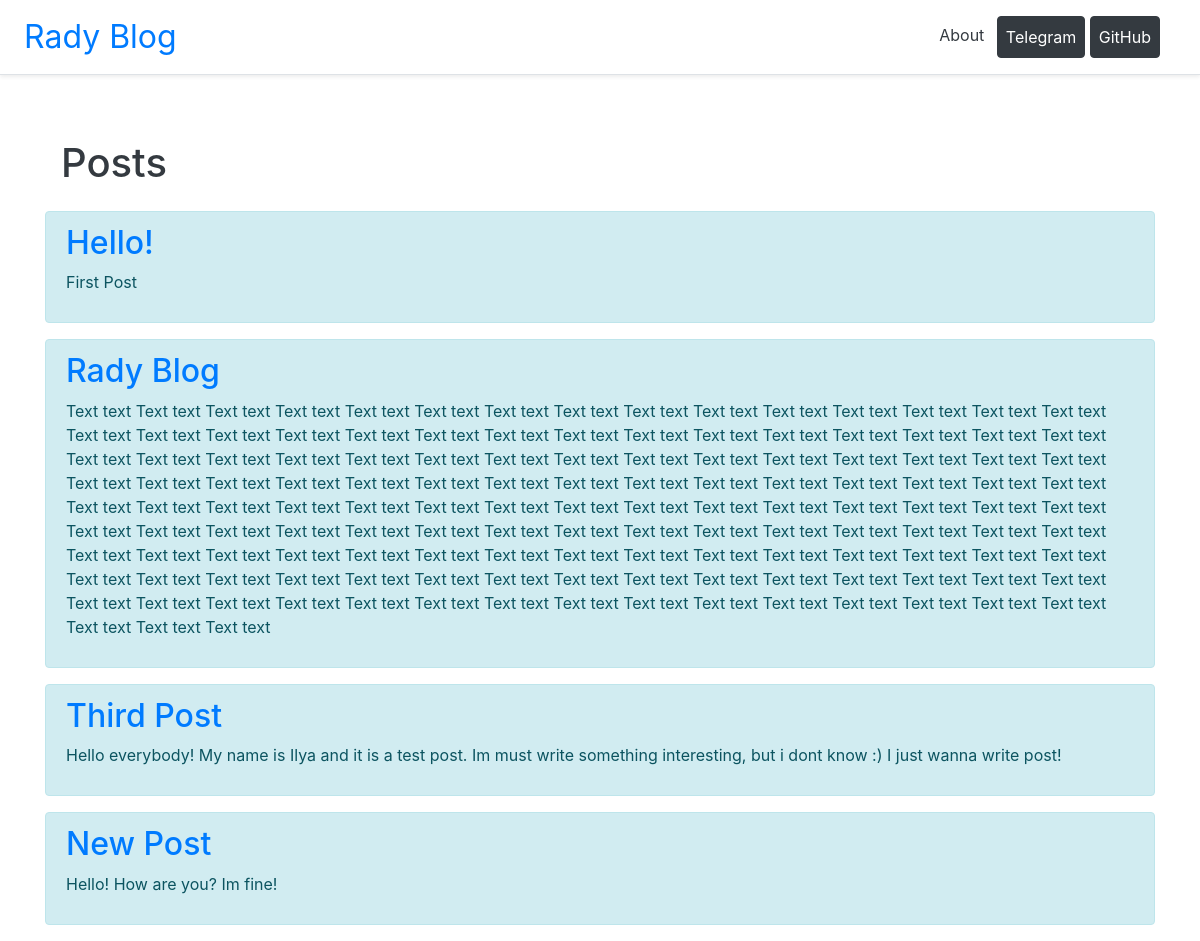
The page / on the database its author committed.
### blog/models.py (models this page shows, shortened)
class Post(models.Model):
    title = models.CharField(max_length=200)
    author = models.ForeignKey('auth.User', on_delete=models.CASCADE)
    body = models.TextField()

### blog/views.py (the view)
# urls.py: path('', BlogListView.as_view(), name='home'),
class BlogListView(ListView):
    model = Post
    template_name = 'home.html'

### blog/templates/home.html
{% extends 'base.html' %}
{% block content %}
     <h1 class="p-3 text-dark">Posts</h1>
    {% for post in object_list %}
        <div class="alert alert-info">
            <h2><a href="">{{ post.title }}</a></h2>
            <p>{{ post.body }}</p>
        </div>
    {% endfor %}
{% endblock content %}

### blog/templates/base.html (shortened to what this page needs)
<!DOCTYPE html>
{% load static %}
<html lang="ru">
<head>
    <link rel="stylesheet" href="{% static 'css/base.css' %}">
    <link rel="stylesheet" href="https://stackpath.bootstrapcdn.com/bootstrap/4.5.0/css/bootstrap.min.css">
</head>
<body>
    <header>
        <div class="d-flex flex-column flex-md-row align-items-center p-3 px-md-4 mb-3 bg-white border-bottom shadow-sm">
          <h2 class="my-0 mr-md-auto font-weight-normal text-dark"><a href="/">Rady Blog</a></h2>
          <nav class="my-2 my-md-0 mr-md-3">
              <a class="p-2 text-dark" href="/about">About</a>
          <a class="p-2 btn btn-dark" href="https://t.me/iamscriptkiddie" target="_blank">Telegram</a>
            <a class="p-2 btn btn-dark" href="https://github.com/rady1337" target="_blank">GitHub</a>
          </nav>
        </div>
    </header>
    <div class="container mt-5">
        {% block content %}
        {% endblock content %}
    </div>
</body>
</html>

### rows shown on the page
Post: title "Hello!", body "First Post"
Post: title "Rady Blog", body "Text text Text text Text text Text text Text text Text text Text text Text text Text text Text text Text text Text text Text text Text text Text text Text text Text text Text text Text text Text text Text text Text text Text text Text text Text text Text text Text text Text text Text text Text text Text text Text text Text text Text text Text text Text text Text text Text text Text text Text text Text text Text text Text text Text text Text text Text text Text text Text text Text text Text text Text text Text text Text text Text text Text text Text text Text text Text text Text text Text text Text text Text text Text text Text text Text text Text text Text text Text text Text text Text text…"
Post: title "Third Post", body "Hello everybody! My name is Ilya and it is a test post. Im must write something interesting, but i dont know :) I just wanna write post!"
Post: title "New Post", body "Hello! How are you? Im fine!"
